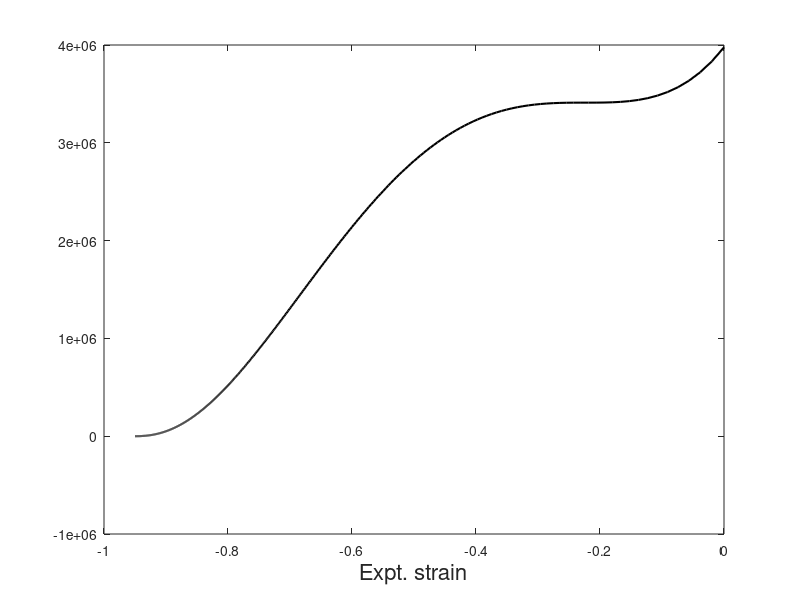
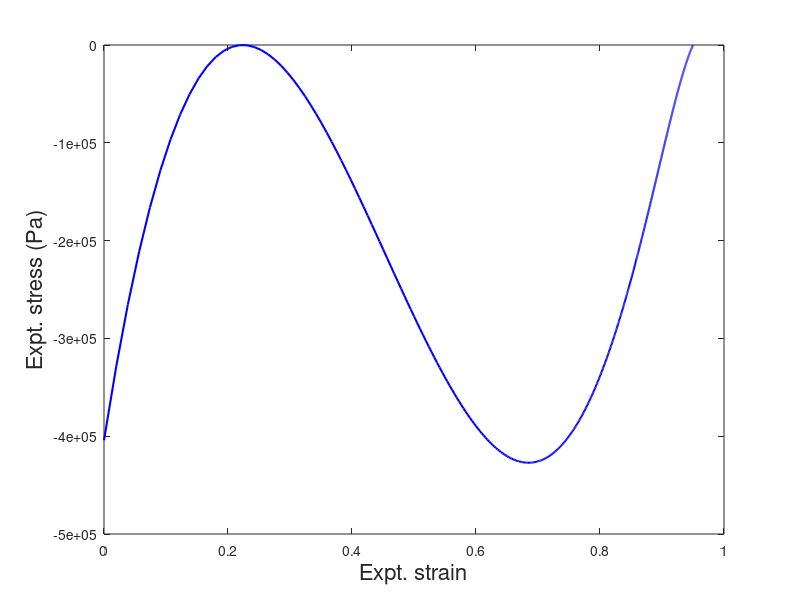

The MATLAB source for these figures, in order:
%% For compression of gel
%% Goal is to plot constitutive laws

c2 = 6.4e5;     %% Units is Pa
c3 =-1.6e5;     %% Units is Pa
c4 = 1e4;       %% Units is Pa
G0 = 1e3;       %% I don't know the correct G0 

%% Now consider the pure one-dimensional compression 
phi = [0.05:0.001:1];    %% Solid volume fraction
lambda = (1/sqrt(3))*sqrt(phi.^(-2) + 2);    %% In pure one dimension 
%% lambda = 1 is the dry state, 10 is the fully swollen initial state. 
lambda1 = 1./phi;      %% This is the lambda_1 of PRSA paper

f4 = (c2/2)*(lambda-1).^2 + (c3/3)*(lambda-1).^3 + (c4/4)*(lambda-1).^4;
psi = f4 - G0*log(1./phi);
sigma = (c2*(lambda-1) + c3*(lambda-1).^2 + c4*(lambda-1).^3)./(3*lambda)./phi % need to multiply by 1/(3lambda phi)
%% Need to add the contribution of G0*log(detF) to the sigma above
psiold = (c2/2)*(lambda).^2 + (c3/3)*(lambda).^3 + (c4/4)*(lambda).^4;
strain = lambda1/max(lambda1) - 1;    %% Strain in expt

figure(1); 
plot(strain,psi,'k-','Linewidth',1.5);
hold on;
%%plot(strain,psiold,'r-','Linewidth',1.5);
xlabel('Expt. strain','Fontsize',16);

figure(2); 
plot(-strain,-sigma,'b-','Linewidth',1.5);
hold on;
xlabel('Expt. strain','Fontsize',16);
ylabel('Expt. stress (Pa)','Fontsize',16);

